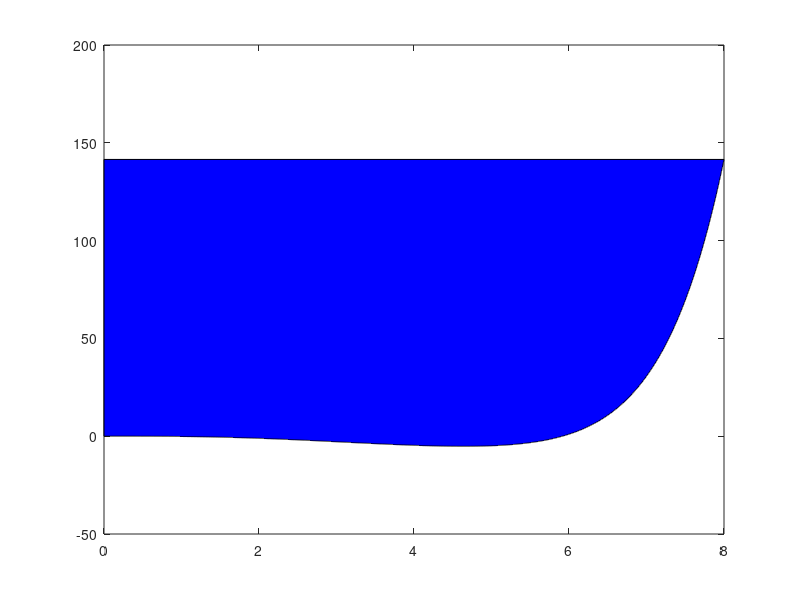

Recreate this plot in MATLAB.
clf

h = 0.001;
x = 0:h:8;
y = -1./6.*x.^3 + 1./120.*x.^5 - 1./5040.*x.^7 + 1./ 362880.*x.^9;
fun = @(x) y(8001) - (-1./6.*x.^3 + 1./120.*x.^5 - 1./5040.*x.^7 + 1./ 362880.*x.^9);
c = y(8001)*ones(1,length(x));
H = c-y;
format longG

disp("左矩形")
z1 = sum(H(1:length(x)-1))*h

disp("右矩形")
z2 = sum(H(2:length(x)))*h

disp("梯形")
z3 = trapz(x,H)

disp("自适应辛普森")
z4 = integral(fun,0,8)

fill([x, 0], [y, y(8001)], "b")
